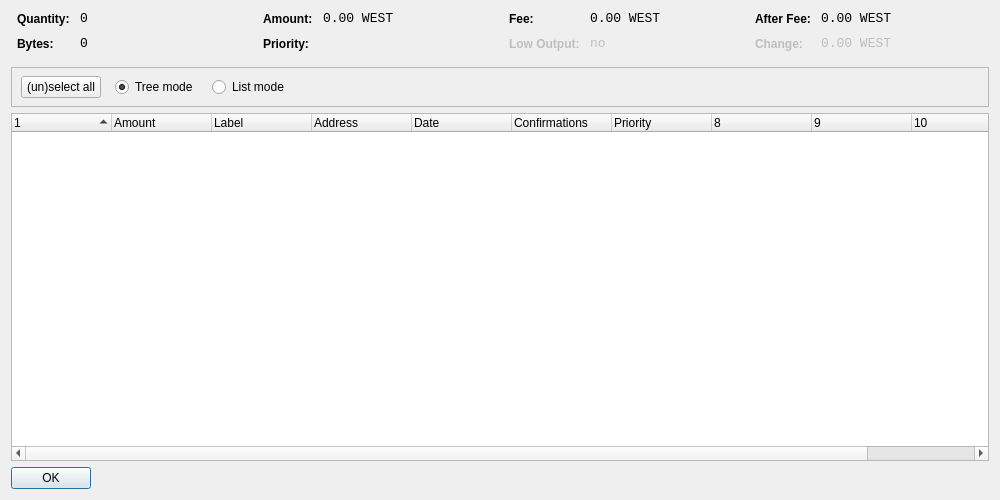
<?xml version="1.0" encoding="UTF-8"?>
<ui version="4.0">
 <class>CoinControlDialog</class>
 <widget class="QDialog" name="CoinControlDialog">
  <property name="geometry">
   <rect>
    <x>0</x>
    <y>0</y>
    <width>1000</width>
    <height>500</height>
   </rect>
  </property>
  <property name="windowTitle">
   <string>Coin Control</string>
  </property>
  <layout class="QVBoxLayout" name="verticalLayout">
   <item>
    <layout class="QHBoxLayout" name="horizontalLayoutTop" stretch="0,0,0,0">
     <property name="topMargin">
      <number>0</number>
     </property>
     <property name="bottomMargin">
      <number>10</number>
     </property>
     <item>
      <layout class="QFormLayout" name="formLayoutCoinControl1">
       <property name="horizontalSpacing">
        <number>10</number>
       </property>
       <property name="verticalSpacing">
        <number>10</number>
       </property>
       <property name="leftMargin">
        <number>6</number>
       </property>
       <property name="rightMargin">
        <number>6</number>
       </property>
       <item row="0" column="0">
        <widget class="QLabel" name="labelCoinControlQuantityText">
         <property name="styleSheet">
          <string notr="true">font-weight:bold;</string>
         </property>
         <property name="text">
          <string>Quantity:</string>
         </property>
        </widget>
       </item>
       <item row="0" column="1">
        <widget class="QLabel" name="labelCoinControlQuantity">
         <property name="font">
          <font>
           <family>Monospace</family>
           <pointsize>10</pointsize>
          </font>
         </property>
         <property name="cursor">
          <cursorShape>IBeamCursor</cursorShape>
         </property>
         <property name="contextMenuPolicy">
          <enum>Qt::ActionsContextMenu</enum>
         </property>
         <property name="text">
          <string notr="true">0</string>
         </property>
         <property name="textInteractionFlags">
          <set>Qt::LinksAccessibleByMouse|Qt::TextSelectableByKeyboard|Qt::TextSelectableByMouse</set>
         </property>
        </widget>
       </item>
       <item row="1" column="0">
        <widget class="QLabel" name="labelCoinControlBytesText">
         <property name="styleSheet">
          <string notr="true">font-weight:bold;</string>
         </property>
         <property name="text">
          <string>Bytes:</string>
         </property>
        </widget>
       </item>
       <item row="1" column="1">
        <widget class="QLabel" name="labelCoinControlBytes">
         <property name="font">
          <font>
           <family>Monospace</family>
           <pointsize>10</pointsize>
          </font>
         </property>
         <property name="cursor">
          <cursorShape>IBeamCursor</cursorShape>
         </property>
         <property name="contextMenuPolicy">
          <enum>Qt::ActionsContextMenu</enum>
         </property>
         <property name="text">
          <string notr="true">0</string>
         </property>
         <property name="textInteractionFlags">
          <set>Qt::LinksAccessibleByMouse|Qt::TextSelectableByKeyboard|Qt::TextSelectableByMouse</set>
         </property>
        </widget>
       </item>
      </layout>
     </item>
     <item>
      <layout class="QFormLayout" name="formLayoutCoinControl2">
       <property name="horizontalSpacing">
        <number>10</number>
       </property>
       <property name="verticalSpacing">
        <number>10</number>
       </property>
       <property name="leftMargin">
        <number>6</number>
       </property>
       <property name="rightMargin">
        <number>6</number>
       </property>
       <item row="0" column="0">
        <widget class="QLabel" name="labelCoinControlAmountText">
         <property name="styleSheet">
          <string notr="true">font-weight:bold;</string>
         </property>
         <property name="text">
          <string>Amount:</string>
         </property>
        </widget>
       </item>
       <item row="0" column="1">
        <widget class="QLabel" name="labelCoinControlAmount">
         <property name="font">
          <font>
           <family>Monospace</family>
           <pointsize>10</pointsize>
          </font>
         </property>
         <property name="cursor">
          <cursorShape>IBeamCursor</cursorShape>
         </property>
         <property name="contextMenuPolicy">
          <enum>Qt::ActionsContextMenu</enum>
         </property>
         <property name="text">
          <string notr="true">0.00 WEST</string>
         </property>
         <property name="textInteractionFlags">
          <set>Qt::LinksAccessibleByMouse|Qt::TextSelectableByKeyboard|Qt::TextSelectableByMouse</set>
         </property>
        </widget>
       </item>
       <item row="1" column="0">
        <widget class="QLabel" name="labelCoinControlPriorityText">
         <property name="styleSheet">
          <string notr="true">font-weight:bold;</string>
         </property>
         <property name="text">
          <string>Priority:</string>
         </property>
        </widget>
       </item>
       <item row="1" column="1">
        <widget class="QLabel" name="labelCoinControlPriority">
         <property name="font">
          <font>
           <family>Monospace</family>
           <pointsize>10</pointsize>
          </font>
         </property>
         <property name="cursor">
          <cursorShape>IBeamCursor</cursorShape>
         </property>
         <property name="contextMenuPolicy">
          <enum>Qt::ActionsContextMenu</enum>
         </property>
         <property name="text">
          <string/>
         </property>
         <property name="textInteractionFlags">
          <set>Qt::LinksAccessibleByMouse|Qt::TextSelectableByKeyboard|Qt::TextSelectableByMouse</set>
         </property>
        </widget>
       </item>
      </layout>
     </item>
     <item>
      <layout class="QFormLayout" name="formLayoutCoinControl3">
       <property name="horizontalSpacing">
        <number>10</number>
       </property>
       <property name="verticalSpacing">
        <number>10</number>
       </property>
       <property name="leftMargin">
        <number>6</number>
       </property>
       <property name="rightMargin">
        <number>6</number>
       </property>
       <item row="0" column="0">
        <widget class="QLabel" name="labelCoinControlFeeText">
         <property name="styleSheet">
          <string notr="true">font-weight:bold;</string>
         </property>
         <property name="text">
          <string>Fee:</string>
         </property>
        </widget>
       </item>
       <item row="0" column="1">
        <widget class="QLabel" name="labelCoinControlFee">
         <property name="font">
          <font>
           <family>Monospace</family>
           <pointsize>10</pointsize>
          </font>
         </property>
         <property name="cursor">
          <cursorShape>IBeamCursor</cursorShape>
         </property>
         <property name="contextMenuPolicy">
          <enum>Qt::ActionsContextMenu</enum>
         </property>
         <property name="text">
          <string notr="true">0.00 WEST</string>
         </property>
         <property name="textInteractionFlags">
          <set>Qt::LinksAccessibleByMouse|Qt::TextSelectableByKeyboard|Qt::TextSelectableByMouse</set>
         </property>
        </widget>
       </item>
       <item row="1" column="0">
        <widget class="QLabel" name="labelCoinControlLowOutputText">
         <property name="enabled">
          <bool>false</bool>
         </property>
         <property name="styleSheet">
          <string notr="true">font-weight:bold;</string>
         </property>
         <property name="text">
          <string>Low Output:</string>
         </property>
        </widget>
       </item>
       <item row="1" column="1">
        <widget class="QLabel" name="labelCoinControlLowOutput">
         <property name="enabled">
          <bool>false</bool>
         </property>
         <property name="font">
          <font>
           <family>Monospace</family>
           <pointsize>10</pointsize>
          </font>
         </property>
         <property name="cursor">
          <cursorShape>IBeamCursor</cursorShape>
         </property>
         <property name="contextMenuPolicy">
          <enum>Qt::ActionsContextMenu</enum>
         </property>
         <property name="text">
          <string notr="true">no</string>
         </property>
         <property name="textInteractionFlags">
          <set>Qt::LinksAccessibleByMouse|Qt::TextSelectableByKeyboard|Qt::TextSelectableByMouse</set>
         </property>
        </widget>
       </item>
      </layout>
     </item>
     <item>
      <layout class="QFormLayout" name="formLayoutCoinControl4">
       <property name="horizontalSpacing">
        <number>10</number>
       </property>
       <property name="verticalSpacing">
        <number>10</number>
       </property>
       <property name="leftMargin">
        <number>6</number>
       </property>
       <property name="rightMargin">
        <number>6</number>
       </property>
       <item row="0" column="0">
        <widget class="QLabel" name="labelCoinControlAfterFeeText">
         <property name="styleSheet">
          <string notr="true">font-weight:bold;</string>
         </property>
         <property name="text">
          <string>After Fee:</string>
         </property>
        </widget>
       </item>
       <item row="0" column="1">
        <widget class="QLabel" name="labelCoinControlAfterFee">
         <property name="font">
          <font>
           <family>Monospace</family>
           <pointsize>10</pointsize>
          </font>
         </property>
         <property name="cursor">
          <cursorShape>IBeamCursor</cursorShape>
         </property>
         <property name="contextMenuPolicy">
          <enum>Qt::ActionsContextMenu</enum>
         </property>
         <property name="text">
          <string notr="true">0.00 WEST</string>
         </property>
         <property name="textInteractionFlags">
          <set>Qt::LinksAccessibleByMouse|Qt::TextSelectableByKeyboard|Qt::TextSelectableByMouse</set>
         </property>
        </widget>
       </item>
       <item row="1" column="0">
        <widget class="QLabel" name="labelCoinControlChangeText">
         <property name="enabled">
          <bool>false</bool>
         </property>
         <property name="styleSheet">
          <string notr="true">font-weight:bold;</string>
         </property>
         <property name="text">
          <string>Change:</string>
         </property>
        </widget>
       </item>
       <item row="1" column="1">
        <widget class="QLabel" name="labelCoinControlChange">
         <property name="enabled">
          <bool>false</bool>
         </property>
         <property name="font">
          <font>
           <family>Monospace</family>
           <pointsize>10</pointsize>
          </font>
         </property>
         <property name="cursor">
          <cursorShape>IBeamCursor</cursorShape>
         </property>
         <property name="contextMenuPolicy">
          <enum>Qt::ActionsContextMenu</enum>
         </property>
         <property name="text">
          <string notr="true">0.00 WEST</string>
         </property>
         <property name="textInteractionFlags">
          <set>Qt::LinksAccessibleByMouse|Qt::TextSelectableByKeyboard|Qt::TextSelectableByMouse</set>
         </property>
        </widget>
       </item>
      </layout>
     </item>
    </layout>
   </item>
   <item>
    <widget class="QFrame" name="frame">
     <property name="minimumSize">
      <size>
       <width>0</width>
       <height>40</height>
      </size>
     </property>
     <property name="frameShape">
      <enum>QFrame::StyledPanel</enum>
     </property>
     <property name="frameShadow">
      <enum>QFrame::Sunken</enum>
     </property>
     <widget class="QWidget" name="horizontalLayoutWidget">
      <property name="geometry">
       <rect>
        <x>10</x>
        <y>0</y>
        <width>781</width>
        <height>41</height>
       </rect>
      </property>
      <layout class="QHBoxLayout" name="horizontalLayoutPanel" stretch="0,0,0,0,0">
       <property name="spacing">
        <number>14</number>
       </property>
       <item>
        <widget class="QPushButton" name="pushButtonSelectAll">
         <property name="sizePolicy">
          <sizepolicy hsizetype="Maximum" vsizetype="Fixed">
           <horstretch>0</horstretch>
           <verstretch>0</verstretch>
          </sizepolicy>
         </property>
         <property name="text">
          <string>(un)select all</string>
         </property>
        </widget>
       </item>
       <item>
        <widget class="QRadioButton" name="radioTreeMode">
         <property name="sizePolicy">
          <sizepolicy hsizetype="Maximum" vsizetype="Fixed">
           <horstretch>0</horstretch>
           <verstretch>0</verstretch>
          </sizepolicy>
         </property>
         <property name="text">
          <string>Tree mode</string>
         </property>
         <property name="checked">
          <bool>true</bool>
         </property>
        </widget>
       </item>
       <item>
        <widget class="QRadioButton" name="radioListMode">
         <property name="sizePolicy">
          <sizepolicy hsizetype="Maximum" vsizetype="Fixed">
           <horstretch>0</horstretch>
           <verstretch>0</verstretch>
          </sizepolicy>
         </property>
         <property name="text">
          <string>List mode</string>
         </property>
        </widget>
       </item>
       <item>
        <spacer name="horizontalSpacer">
         <property name="orientation">
          <enum>Qt::Horizontal</enum>
         </property>
         <property name="sizeHint" stdset="0">
          <size>
           <width>40</width>
           <height>20</height>
          </size>
         </property>
        </spacer>
       </item>
      </layout>
     </widget>
    </widget>
   </item>
   <item>
    <widget class="CoinControlTreeWidget" name="treeWidget">
     <property name="contextMenuPolicy">
      <enum>Qt::CustomContextMenu</enum>
     </property>
     <property name="sortingEnabled">
      <bool>false</bool>
     </property>
     <property name="columnCount">
      <number>11</number>
     </property>
     <attribute name="headerShowSortIndicator" stdset="0">
      <bool>true</bool>
     </attribute>
     <attribute name="headerStretchLastSection">
      <bool>false</bool>
     </attribute>
     <column>
      <property name="text">
       <string/>
      </property>
     </column>
     <column>
      <property name="text">
       <string>Amount</string>
      </property>
     </column>
     <column>
      <property name="text">
       <string>Label</string>
      </property>
     </column>
     <column>
      <property name="text">
       <string>Address</string>
      </property>
     </column>
     <column>
      <property name="text">
       <string>Date</string>
      </property>
     </column>
     <column>
      <property name="text">
       <string>Confirmations</string>
      </property>
      <property name="toolTip">
       <string>Confirmed</string>
      </property>
     </column>
     <column>
      <property name="text">
       <string>Priority</string>
      </property>
     </column>
     <column>
      <property name="text">
       <string/>
      </property>
     </column>
     <column>
      <property name="text">
       <string/>
      </property>
     </column>
     <column>
      <property name="text">
       <string/>
      </property>
     </column>
     <column>
      <property name="text">
       <string/>
      </property>
     </column>
    </widget>
   </item>
   <item>
    <widget class="QDialogButtonBox" name="buttonBox">
     <property name="sizePolicy">
      <sizepolicy hsizetype="Maximum" vsizetype="Fixed">
       <horstretch>0</horstretch>
       <verstretch>0</verstretch>
      </sizepolicy>
     </property>
     <property name="orientation">
      <enum>Qt::Horizontal</enum>
     </property>
     <property name="standardButtons">
      <set>QDialogButtonBox::Ok</set>
     </property>
    </widget>
   </item>
  </layout>
 </widget>
 <customwidgets>
  <customwidget>
   <class>CoinControlTreeWidget</class>
   <extends>QTreeWidget</extends>
   <header>coincontroltreewidget.h</header>
  </customwidget>
 </customwidgets>
 <resources/>
 <connections/>
</ui>
